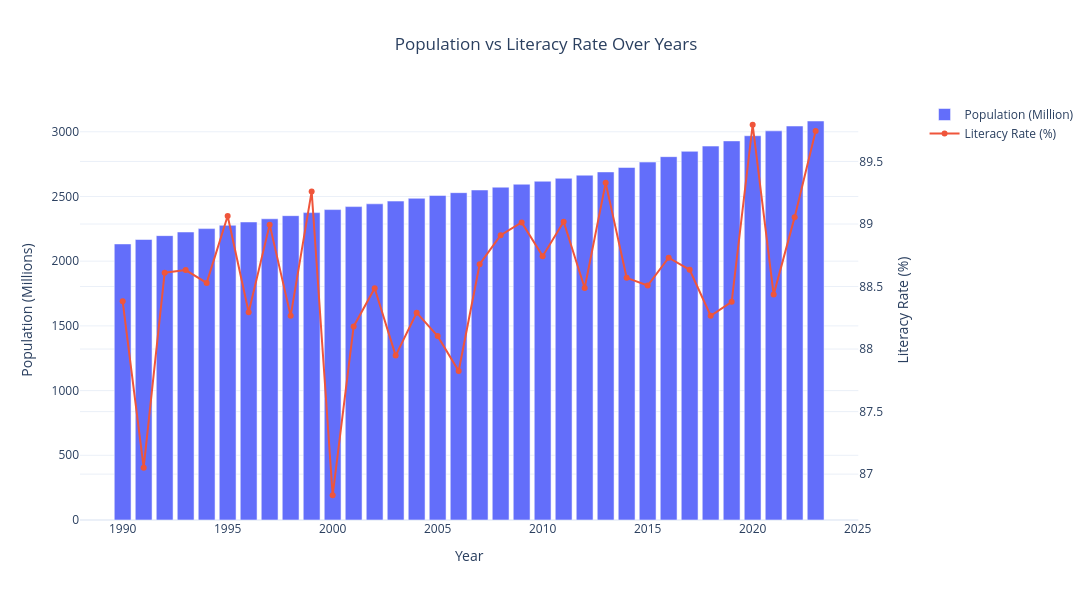

The notebook cell saved with this chart:
### Markdown cell above
**12. Correlation of Population and Literacy**

### Code cell
df_gdp_schooling = df_gdp_schooling.sort_values(["Year", "Population"])

population_literacy = df_gdp_schooling.groupby("Year", as_index=False).agg ({"Population": "max", "Literacy": "mean"})

fig = make_subplots(specs=[[{"secondary_y": True}]])

fig.add_trace(go.Bar(x=population_literacy["Year"],y=population_literacy["Population"] / 1_000_000,name="Population (Million)"),secondary_y=False)
fig.add_trace(go.Scatter(x=population_literacy["Year"], y=population_literacy["Literacy"], mode="lines+markers", name="Literacy Rate (%)"), secondary_y=True)
fig.update_layout(title="Population vs Literacy Rate Over Years",width=1100, height=600, title_x=0.5, template="plotly_white")

fig.update_xaxes(title_text="Year")
fig.update_yaxes (title_text="Population (Millions)", secondary_y=False)
fig.update_yaxes(title_text="Literacy Rate (%)", secondary_y=True)

fig.show()

### Figure 1 — Plotly figure (JSON) as saved in the notebook; plotly's stock layout.template omitted (floating-point values rounded to 4 significant figures)
{"data": [{"name": "Population (Million)", "type": "bar", "x": [1990, 1991, 1992, 1993, 1994, 1995, 1996, 1997, 1998, 1999, 2000, 2001, 2002, 2003, 2004, 2005, 2006, 2007, 2008, 2009, 2010, 2011, 2012, 2013, 2014, 2015, 2016, 2017, 2018, 2019, 2020, 2021, 2022, 2023], "xaxis": "x", "y": [2133.0, 2167.0, 2197.0, 2225.0, 2252.0, 2277.0, 2303.0, 2328.0, 2352.0, 2375.0, 2399.0, 2422.0, 2443.0, 2464.0, 2486.0, 2508.0, 2529.0, 2550.0, 2572.0, 2595.0, 2618.0, 2640.0, 2665.0, 2690.0, 2724.0, 2766.0, 2807.0, 2849.0, 2889.0, 2929.0, 2969.0, 3007.0, 3044.0, 3083.0], "yaxis": "y"}, {"mode": "lines+markers", "name": "Literacy Rate (%)", "type": "scatter", "x": [1990, 1991, 1992, 1993, 1994, 1995, 1996, 1997, 1998, 1999, 2000, 2001, 2002, 2003, 2004, 2005, 2006, 2007, 2008, 2009, 2010, 2011, 2012, 2013, 2014, 2015, 2016, 2017, 2018, 2019, 2020, 2021, 2022, 2023], "xaxis": "x", "y": [88.38, 87.05, 88.61, 88.63, 88.53, 89.06, 88.29, 89.0, 88.27, 89.26, 86.83, 88.18, 88.49, 87.95, 88.29, 88.1, 87.82, 88.68, 88.91, 89.01, 88.74, 89.02, 88.49, 89.33, 88.57, 88.51, 88.73, 88.63, 88.27, 88.38, 89.79, 88.44, 89.06, 89.74], "yaxis": "y2"}], "layout": {"height": 600, "title": {"text": "Population vs Literacy Rate Over Years", "x": 0.5}, "width": 1100, "xaxis": {"anchor": "y", "domain": [0, 0.94], "title": {"text": "Year"}}, "yaxis": {"anchor": "x", "domain": [0, 1], "title": {"text": "Population (Millions)"}}, "yaxis2": {"anchor": "x", "overlaying": "y", "side": "right", "title": {"text": "Literacy Rate (%)"}}}}
